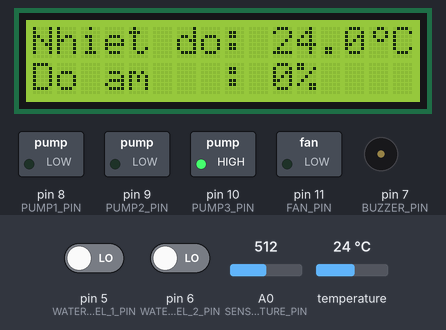
Bench run of a sketch on a simulated Arduino Uno, built with avr-gcc and run on an emulated ATmega328P. On the bench: 16×2 character LCD, switched loads named in the sketch (green lamp = pin HIGH), buzzer (waves = sounding, pin HIGH). The test bench sets the inputs (shaded band); at power-on: temperature 24 °C, A0 (SENSOR_MOISTURE_PIN) = 512, pin 5 (WATER_LEVEL_1_PIN) LOW, pin 6 (WATER_LEVEL_2_PIN) LOW. What the sketch prints to the serial monitor is not drawn.

Above: at 6.3 s.
6.4 s: temperature set to 0 °C
At 8.4 s:
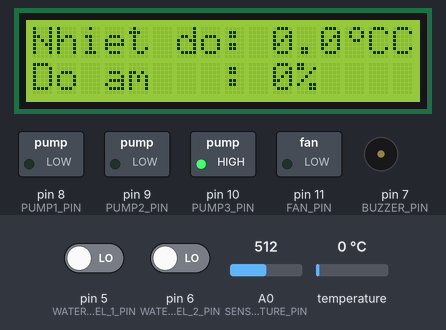
11.3 s: A0 (SENSOR_MOISTURE_PIN) set to 435
At 11.54 s:
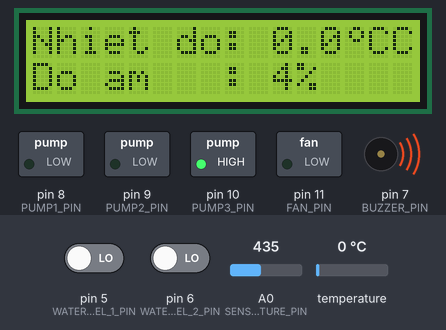
13.3 s: A0 (SENSOR_MOISTURE_PIN) set to 410
At 15.4 s:
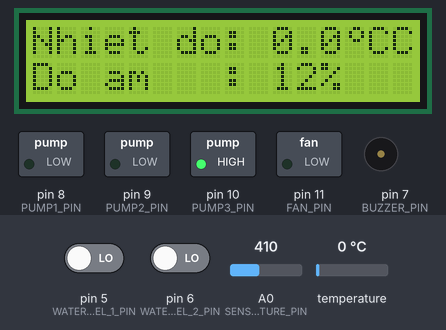
15.7 s: temperature set to 34.6 °C
At 17.3 s:
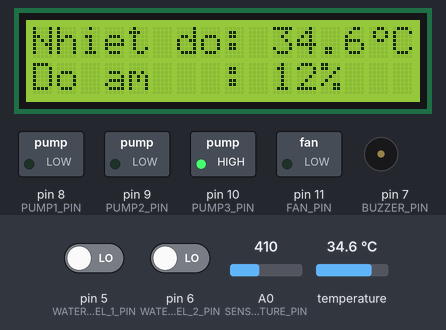
18.3 s: temperature set to 35.8 °C
At 20.3 s:
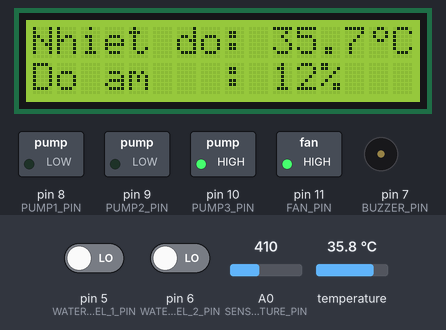
23.2 s: A0 (SENSOR_MOISTURE_PIN) set to 305
At 23.72 s:
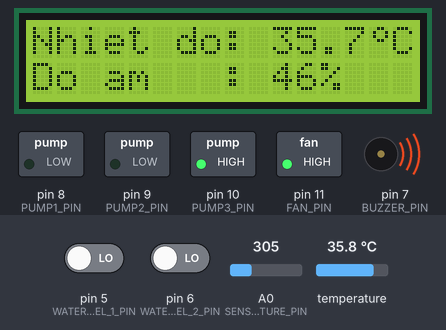
25.2 s: A0 (SENSOR_MOISTURE_PIN) set to 283
Timing chart, 0 to 31.1 s (numbered marks = the images above; inputs shaded):
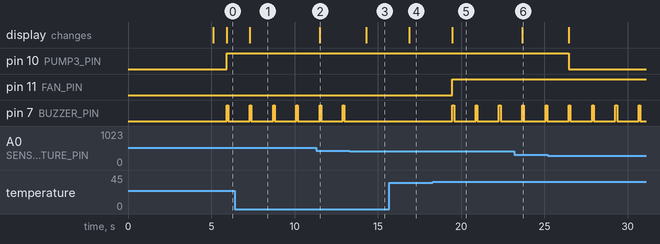

Measured:
- the behaviour switches between 418 and 417 on A0 (SENSOR_MOISTURE_PIN) (found by bisection; images 2 and 3)
- the behaviour switches between 35 and 35.1 °C on temperature (found by bisection; images 4 and 5)
- after the input at 6.4 s, the display: changes after 0.91 s (image 1)
- after the input at 11.3 s, the display: changes after 0.20 s (image 2)
- after the input at 13.3 s, pin 7 (BUZZER_PIN): stays LOW (without the input it goes to HIGH after 0.99 s); the display: changes after 0.99 s (image 3)
- after the input at 15.7 s, the display: changes after 1.2 s (image 4)
- after the input at 18.3 s, pin 11 (FAN_PIN): LOW → HIGH after 1.2 s; pin 7 (BUZZER_PIN): alternates HIGH for 0.10 s and LOW for 1.3 s, starting after 1.2 s; the display: changes after 1.2 s (image 5)
- after the input at 23.2 s, the display: changes after 0.47 s (image 6)
- after the input at 25.2 s, pin 10 (PUMP3_PIN): HIGH → LOW after 1.3 s

The sketch:

stem_9A13.ino
```cpp
#include "config.h"
#include "setting.h"
#include "lcd_display.h"
#include "temperature.h"
#include "moisture.h"
#include "pump_control.h"
#include "level_water.h"
#include "buzzer.h"

void setup() {
  // 1. Mở giao tiếp Serial với máy tính
  Serial.begin(9600);

  // 2. Khởi tạo các module phần cứng
  initPumps();        // Cấu hình chân & tắt toàn bộ bơm, quạt
  initWaterLevel();   // Cấu hình chân 2 cảm biến mực nước (D5, D6)
  initBuzzer();       // Cấu hình chân còi Buzzer (D7)
  initTemperature();  // Khởi động cảm biến DS18B20
  initLCD();          // Khởi động màn hình LCD 16x2

  // 3. Hiển thị màn hình chào trong 5 giây
  showSplashScreen();

  // 4. Kiểm tra (Test) thiết bị
  //testBuzzer(); // Test còi kêu 3 tiếng bíp lúc khởi động
  //testAll();  // hoặc gọi testPumps(); và testFan(); riêng nếu muốn
}

// ================================================================
// HÀM ĐIỀU KHIỂN TỰ ĐỘNG THEO LƯU ĐỒ (AUTO CONTROL FLOW)
// ================================================================
void handleAutoControl(float tempC, int moisture) {
  // 1. Điều khiển Bơm 1 & Cảm biến mực nước 1 (0: có nước, 1: hết nước)
  // Nếu hết nước (1) -> Bật bơm 1 cho đến khi đầy nước (0) thì dừng
  int level1 = readWaterLevel(1);
  if (level1 == 1) {
    turnOnPump(1);
  } else if (level1 == 0) {
    turnOffPump(1);
  }

  // 2. Điều khiển Bơm 2 & Cảm biến mực nước 2 (0: có nước, 1: hết nước)
  // Nếu hết nước (1) -> Bật bơm 2 cho đến khi đầy nước (0) thì dừng
  int level2 = readWaterLevel(2);
  if (level2 == 1) {
    turnOnPump(2);
  } else if (level2 == 0) {
    turnOffPump(2);
  }

  // 3. Điều khiển Quạt theo Nhiệt độ
  // Nếu Nhiệt độ > TEMP_FAN_ON -> Bật quạt cho đến khi Nhiệt độ < TEMP_FAN_OFF thì dừng
  if (tempC > TEMP_FAN_ON) {
    turnOnFan();
  } else if (tempC < TEMP_FAN_OFF) {
    turnOffFan();
  }

  // 4. Điều khiển Bơm 3 theo Độ ẩm đất
  // Nếu Độ ẩm < MOISTURE_PUMP3_ON -> Bật bơm 3 cho đến khi Độ ẩm >= MOISTURE_PUMP3_OFF thì dừng
  if (moisture < MOISTURE_PUMP3_ON) {
    turnOnPump(3);
  } else if (moisture >= MOISTURE_PUMP3_OFF) {
    turnOffPump(3);
  }

  // 5. CẢNH BÁO BẰNG TIẾNG BÍP (CÒI BUZZER)
  // Kêu bíp khi: Quá nhiệt độ, Mực nước bể cạn (level 1 hoặc 2), hoặc Độ ẩm đất thấp
  bool isOverTemp    = (tempC > TEMP_FAN_ON);
  bool isWaterEmpty  = (level1 == 1 || level2 == 1);
  bool isLowMoisture = (moisture < MOISTURE_PUMP3_ON);

  if (isOverTemp || isWaterEmpty || isLowMoisture) {
    alertBeep(BEEP_ALERT_DURATION_MS);
  }
}

void loop() {
  // 1. Đọc dữ liệu từ các cảm biến
  float tempC = readTemperature();
  int moisture = readMoisturePercent();

  // 2. Cập nhật dữ liệu hiển thị lên LCD
  updateLCD(tempC, moisture);

  // 3. Thực thi logic điều khiển tự động theo Flow mới
  handleAutoControl(tempC, moisture);

  // 4. Nghỉ giữa các chu kỳ đo
  delay(500);
}
```

buzzer.cpp
```cpp
#include "buzzer.h"
#include "config.h"

void initBuzzer() {
  pinMode(BUZZER_PIN, OUTPUT);
  digitalWrite(BUZZER_PIN, BUZZER_OFF);
}

void turnOnBuzzer() { digitalWrite(BUZZER_PIN, BUZZER_ON); }

void turnOffBuzzer() { digitalWrite(BUZZER_PIN, BUZZER_OFF); }

void beep(int durationMs) {
  turnOnBuzzer();
  delay(durationMs);
  turnOffBuzzer();
}

void alertBeep(int durationMs) {
  beep(durationMs);
}

// Hàm test Buzzer: kêu 3 tiếng bíp ngắt quãng rõ ràng
void testBuzzer() {
  Serial.println(F("\n=== BAT DAU TEST BUZZER (CHAN 7) ==="));
  for (int i = 1; i <= 3; i++) {
    Serial.print(F("--> Bip lan "));
    Serial.println(i);
    beep(5000);  // Kêu 200ms
    delay(2000); // Nghỉ 200ms giữa các tiếng
  }
  turnOffBuzzer();
  Serial.println(F("=== HOAN TAT TEST BUZZER ===\n"));
}
```

buzzer.h
```cpp
#ifndef BUZZER_H
#define BUZZER_H

#include <Arduino.h>

void initBuzzer();
void turnOnBuzzer();
void turnOffBuzzer();
void beep(int durationMs = 150);
void alertBeep(int durationMs = 100);
void testBuzzer();

#endif
```

level_water.cpp
```cpp
#include "level_water.h"
#include "config.h"

void initWaterLevel() {
  pinMode(WATER_LEVEL_1_PIN, INPUT);
  pinMode(WATER_LEVEL_2_PIN, INPUT);
}

int readWaterLevel(int sensorNum) {
  switch (sensorNum) {
  case 1:
    return digitalRead(WATER_LEVEL_1_PIN);
  case 2:
    return digitalRead(WATER_LEVEL_2_PIN);
  default:
    Serial.println(
        F("Loi: So thu tu cam bien muc nuoc khong hop le (chi co 1 va 2)!"));
    return -1;
  }
}
```

level_water.h
```cpp
#ifndef LEVEL_WATER_H
#define LEVEL_WATER_H

#include <Arduino.h>

void initWaterLevel();
int readWaterLevel(int sensorNum);

#endif
```

moisture.cpp
```cpp
#include "moisture.h"
#include "config.h"

int readMoistureVoltageMV() {
  int val = analogRead(SENSOR_MOISTURE_PIN);
  int voltage_mV = (long)val * 5000 / 1023;
  return voltage_mV;
}

int readMoisturePercent() {
  int val = analogRead(SENSOR_MOISTURE_PIN);
  int voltage_mV = (long)val * 5000 / 1023;

  int percent = map(voltage_mV, DRY_MV, WET_MV, 0, 100);
  percent = constrain(percent, 0, 100);

  Serial.print(F("ADC: "));
  Serial.print(val);
  Serial.print(F(" | Dien ap: "));
  Serial.print(voltage_mV);
  Serial.print(F(" mV | Do am: "));
  Serial.print(percent);
  Serial.println(F("%"));

  return percent;
}
```

moisture.h
```cpp
#ifndef MOISTURE_H
#define MOISTURE_H

#include <Arduino.h>

int readMoisturePercent();
int readMoistureVoltageMV();

#endif
```

pump_control.cpp
```cpp
#include "pump_control.h"
#include "config.h"

// Biến lưu trạng thái hiện tại của 3 máy bơm và quạt (tránh in Serial lặp lại mỗi chu kỳ)
static bool pumpStates[3] = {false, false, false};
static bool fanState = false;

void initPumps() {
  pinMode(PUMP1_PIN, OUTPUT);
  pinMode(PUMP2_PIN, OUTPUT);
  pinMode(PUMP3_PIN, OUTPUT);
  pinMode(FAN_PIN, OUTPUT);

  // Khởi tạo mức tắt
  digitalWrite(PUMP1_PIN, PUMP_OFF);
  digitalWrite(PUMP2_PIN, PUMP_OFF);
  digitalWrite(PUMP3_PIN, PUMP_OFF);
  digitalWrite(FAN_PIN, FAN_OFF);

  pumpStates[0] = false;
  pumpStates[1] = false;
  pumpStates[2] = false;
  fanState = false;
}

void controlPump(int pumpNum, bool turnOn) {
  if (pumpNum < 1 || pumpNum > 3) {
    Serial.println(F("Loi: So thu tu bom khong hop le (chi tu 1 den 3)!"));
    return;
  }

  // Chỉ kích hoạt và in Serial khi có sự thay đổi trạng thái
  if (pumpStates[pumpNum - 1] != turnOn) {
    pumpStates[pumpNum - 1] = turnOn;
    int pin = (pumpNum == 1) ? PUMP1_PIN : ((pumpNum == 2) ? PUMP2_PIN : PUMP3_PIN);
    digitalWrite(pin, turnOn ? PUMP_ON : PUMP_OFF);

    Serial.print(F(">>> May bom "));
    Serial.print(pumpNum);
    Serial.println(turnOn ? F(": [ON] DANG BAT") : F(": [OFF] DA TAT"));
  }
}

void turnOnPump(int pumpNum) {
  controlPump(pumpNum, true);
}

void turnOffPump(int pumpNum) {
  controlPump(pumpNum, false);
}

void stopAllPumps() {
  for (int i = 1; i <= 3; i++) {
    controlPump(i, false);
  }
  Serial.println(F("-> Da tat toan bo 3 may bom!"));
}

void controlFan(bool turnOn) {
  if (fanState != turnOn) {
    fanState = turnOn;
    digitalWrite(FAN_PIN, turnOn ? FAN_ON : FAN_OFF);
    Serial.print(F(">>> Quat lam mat: "));
    Serial.println(turnOn ? F("[ON] DANG BAT") : F("[OFF] DA TAT"));
  }
}

bool isPumpOn(int pumpNum) {
  if (pumpNum >= 1 && pumpNum <= 3) {
    return pumpStates[pumpNum - 1];
  }
  return false;
}

bool isFanOn() {
  return fanState;
}

void turnOnFan() {
  controlFan(true);
}

void turnOffFan() {
  controlFan(false);
}

// Hàm test riêng Quạt: Bật 1 giây rồi tắt
void testFan(int delayMs) {
  Serial.println(F("\n=== BAT DAU TEST QUAT ==="));
  Serial.println(F("--> Test Quạt: BẬT (ON)"));
  turnOnFan();
  delay(delayMs);

  Serial.println(F("--> Test Quạt: TẮT (OFF)"));
  turnOffFan();
  Serial.println(F("=== HOÀN TẤT TEST QUAT ===\n"));
}

// Hàm test lần lượt từng máy bơm: Bật 1 giây rồi tắt
void testPumps(int delayMs) {
  Serial.println(F("\n=== BAT DAU TEST 3 MAY BOM ==="));
  for (int i = 1; i <= 3; i++) {
    Serial.print(F("--> Test Bơm "));
    Serial.print(i);
    Serial.println(F(": BẬT (ON)"));
    turnOnPump(i);
    delay(delayMs); // Bật trong khoảng thời gian delayMs (mặc định 1000ms = 1 giây)

    Serial.print(F("--> Test Bơm "));
    Serial.print(i);
    Serial.println(F(": TẮT (OFF)"));
    turnOffPump(i);
    delay(500); // Nghỉ 0.5 giây trước khi chuyển sang bơm tiếp theo
  }
  stopAllPumps(); // Đảm bảo tất cả bơm đều đã tắt
  Serial.println(F("=== HOÀN TẤT TEST BƠM ===\n"));
}

// Hàm test toàn bộ thiết bị (3 máy bơm + 1 quạt, mỗi cái bật 1 giây)
void testAll(int delayMs) {
  Serial.println(F("\n=========================================="));
  Serial.println(F("  BAT DAU TEST TOAN BO HE THONG (BOM & QUAT)"));
  Serial.println(F("=========================================="));

  testPumps(delayMs); // Test lần lượt 3 máy bơm
  delay(500);
  testFan(delayMs);   // Test tiếp quạt làm mát

  Serial.println(F("-> KET THUC KIEM TRA TOAN BO THIET BI.\n"));
}
```

pump_control.h
```cpp
#ifndef PUMP_CONTROL_H
#define PUMP_CONTROL_H

#include <Arduino.h>

void initPumps();
void controlPump(int pumpNum, bool turnOn);
void turnOnPump(int pumpNum);
void turnOffPump(int pumpNum);
void stopAllPumps();

// Điều khiển Quạt (Fan)
void controlFan(bool turnOn);
void turnOnFan();
void turnOffFan();

// Trạng thái thiết bị
bool isPumpOn(int pumpNum);
bool isFanOn();

// Các hàm kiểm tra (Test)
void testPumps(int delayMs = 1000);
void testFan(int delayMs = 1000);
void testAll(int delayMs = 1000); // Test cả 3 máy bơm và quạt

#endif
```

setting.h
```cpp
#ifndef SETTING_H
#define SETTING_H

// ================================================================
// CÀI ĐẶT CÁC NGƯỠNG ĐIỀU KHIỂN TỰ ĐỘNG CHO HỆ THỐNG
// Người dùng có thể dễ dàng thay đổi các giá trị ở đây
// ================================================================

// 1. Cấu hình ngưỡng Nhiệt độ điều khiển Quạt (°C)
const float TEMP_FAN_ON  = 35.0;  // Nhiệt độ vượt quá mức này (> 35°C) sẽ BẬT quạt
const float TEMP_FAN_OFF = 30.0;  // Nhiệt độ giảm dưới mức này (< 30°C) sẽ TẮT quạt

// 2. Cấu hình ngưỡng Độ ẩm đất điều khiển Bơm 3 (%)
const int MOISTURE_PUMP3_ON  = 10; // Độ ẩm đất dưới mức này (< 10%) sẽ BẬT Bơm 3
const int MOISTURE_PUMP3_OFF = 50; // Độ ẩm đất đạt mức này trở lên (>= 50%) sẽ TẮT Bơm 3

// 3. Cấu hình Còi cảnh báo (Buzzer)
const int BEEP_ALERT_DURATION_MS = 100; // Thời lượng mỗi tiếng bíp cảnh báo (100ms)

#endif
```

temperature.cpp
```cpp
#include "temperature.h"
#include "config.h"
#include <OneWire.h>
#include <DallasTemperature.h>

static OneWire oneWire(ONE_WIRE_BUS);
static DallasTemperature sensors(&oneWire);

void initTemperature() {
  sensors.begin();
}

float readTemperature() {
  sensors.requestTemperatures();
  return sensors.getTempCByIndex(0);
}
```

temperature.h
```cpp
#ifndef TEMPERATURE_H
#define TEMPERATURE_H

#include <Arduino.h>

void initTemperature();
float readTemperature();

#endif
```

config.h
```cpp
#ifndef CONFIG_H
#define CONFIG_H

#include <Arduino.h>

// ==========================================
// 1. CẢM BIẾN NHIỆT ĐỘ DS18B20
// ==========================================
#define ONE_WIRE_BUS 2

// ==========================================
// 2. CẢM BIẾN ĐỘ ẨM ĐẤT (ANALOG)
// ==========================================
#define SENSOR_MOISTURE_PIN A0
const int DRY_MV = 2189;  // Điện áp khi không có nước (0%)
const int WET_MV = 680;   // Điện áp khi ngập nước (100%)

// ==========================================
// 3. 2 CẢM BIẾN MỰC NƯỚC (DIGITAL INPUT)
// ==========================================
#define WATER_LEVEL_1_PIN 5  // Mức nước 1
#define WATER_LEVEL_2_PIN 6  // Mức nước 2

// ==========================================
// 4. CÒI BÁO ĐỘNG BUZZER (DIGITAL OUTPUT)
// ==========================================
#define BUZZER_PIN 7         // Còi buzzer gắn chân 7
#define BUZZER_ON  HIGH      // Mức kích BẬT còi (nếu buzzer kích mức Thấp thì đổi sang LOW)
#define BUZZER_OFF LOW       // Mức kích TẮT còi (nếu buzzer kích mức Thấp thì đổi sang HIGH)

// ==========================================
// 5. MÁY BƠM & QUẠT (DIGITAL OUTPUT)
// ==========================================
#define PUMP1_PIN 8   // Máy bơm 1
#define PUMP2_PIN 9   // Máy bơm 2
#define PUMP3_PIN 10  // Máy bơm 3
#define FAN_PIN   11  // Quạt làm mát

// Cấu hình mức kích Relay máy bơm & quạt:
// Nếu dùng Relay kích mức Thấp (Active LOW), đổi PUMP_ON/FAN_ON thành LOW và OFF thành HIGH
#define PUMP_ON  HIGH   // Mức kích BẬT bơm
#define PUMP_OFF LOW    // Mức kích TẮT bơm
#define FAN_ON   HIGH   // Mức kích BẬT quạt
#define FAN_OFF  LOW    // Mức kích TẮT quạt

#endif
```

lcd_display.cpp
```cpp
#include "lcd_display.h"
#include "config.h"
#include <LiquidCrystal_I2C.h>
#include <Wire.h>

static LiquidCrystal_I2C lcd(0x27, 16, 2);

// Tạo ký tự biểu tượng độ ° (5x8 pixels)
static byte degreeSymbol[8] = {B00110, B01001, B01001, B00110,
                               B00000, B00000, B00000, B00000};

void initLCD() {
  lcd.init();
  lcd.backlight();
  lcd.createChar(0, degreeSymbol); // 0: ký tự độ °
}

void showSplashScreen() {
  lcd.setCursor(0, 0);
  lcd.print("====Lop 9/13====");
  lcd.setCursor(0, 1);
  lcd.print(" Nguyen Van Ba ");
  delay(5000);
  lcd.clear();
}

void updateLCD(float tempC, int moisturePercent) {
  // Dòng 0: Nhiệt độ tiếng Việt không dấu (vừa khít 16 ô: "Nhiet do: 28.5°C")
  lcd.setCursor(0, 0);
  lcd.print("Nhiet do: ");
  lcd.print(tempC, 1); // 1 chữ số thập phân
  lcd.write(byte(0));  // Ký tự độ °
  lcd.print("C");

  // Dòng 1: Độ ẩm đất tiếng Việt không dấu ("Do am: 65%      ")
  lcd.setCursor(0, 1);
  lcd.print("Do am   : ");
  lcd.print(moisturePercent);
  lcd.print("%    ");
}
```

lcd_display.h
```cpp
#ifndef LCD_DISPLAY_H
#define LCD_DISPLAY_H

#include <Arduino.h>

void initLCD();
void showSplashScreen();
void updateLCD(float tempC, int moisturePercent);

#endif
```
